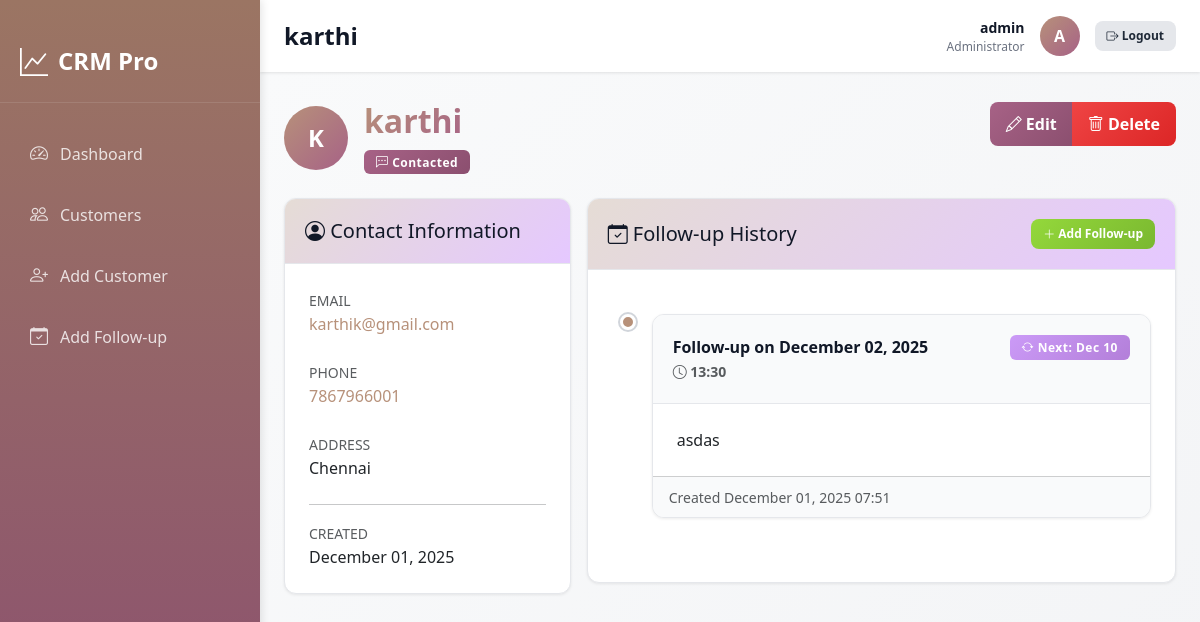
/customers/2/ (signed in), run on the app's committed database.
### myapp/models.py (models this page shows, shortened)
class Customer(models.Model):
    STATUS_CHOICES = [
        ('new', 'New'),
        ('contacted', 'Contacted'),
        ('converted', 'Converted'),
        ('lost', 'Lost'),
    ]
    name = models.CharField(max_length=100)
    phone = models.CharField(max_length=20)
    email = models.EmailField()
    address = models.TextField()
    status = models.CharField(max_length=20, choices=STATUS_CHOICES, default='new')
    created_at = models.DateTimeField(auto_now_add=True)
    class Meta:
        ordering = ['-created_at']

class FollowUp(models.Model):
    customer = models.ForeignKey(Customer, on_delete=models.CASCADE, related_name='followups')
    note = models.TextField()
    follow_up_date = models.DateTimeField()
    next_follow_up_date = models.DateTimeField(null=True, blank=True)
    created_at = models.DateTimeField(auto_now_add=True)
    class Meta:
        ordering = ['-follow_up_date']

### myapp/views.py (the view)
# urls.py: path('customers/<int:pk>/', views.customer_detail, name='customer_detail'),
@login_required(login_url='login')
def customer_detail(request, pk):
    customer = get_object_or_404(Customer, pk=pk)
    followups = customer.followups.all()
    context = {
        'customer': customer,
        'followups': followups,
    }
    return render(request, 'myapp/customer_detail.html', context)

### myapp/templates/myapp/customer_detail.html (shortened to what this page needs)
    {% extends 'myapp/base.html' %}
{% block header_title %}{{ customer.name }}{% endblock %}
{% block content %}
<div class="page-header mb-4">
    <div class="d-flex justify-content-between align-items-start">
        <div class="d-flex align-items-center gap-3 flex-grow-1">
            <div class="user-avatar" style="width: 64px; height: 64px; font-size: 24px;">
                {{ customer.name|first|upper }}
            </div>
            <div>
                <h1 class="mb-2">{{ customer.name }}</h1>
                <div>
                    {% if customer.status == 'new' %}
                    <span class="badge bg-info">
                        <i class="bi bi-star"></i> New
                    </span>
                    {% elif customer.status == 'contacted' %}
                    <span class="badge bg-warning">
                        <i class="bi bi-chat-left-dots"></i> Contacted
                    </span>
                    {% elif customer.status == 'converted' %}
                    <span class="badge bg-success">
                        <i class="bi bi-check-circle"></i> Converted
                    </span>
                    {% elif customer.status == 'lost' %}
                    <span class="badge bg-danger">
                        <i class="bi bi-x-circle"></i> Lost
                    </span>
                    {% endif %}
                </div>
            </div>
        </div>
        <div class="btn-group" role="group">
            <a href="{% url 'customer_edit' customer.pk %}" class="btn btn-warning">
                <i class="bi bi-pencil"></i> Edit
            </a>
            <a href="{% url 'customer_delete' customer.pk %}" class="btn btn-danger">
                <i class="bi bi-trash"></i> Delete
            </a>
        </div>
    </div>
</div>
<div class="row g-3 mb-4">
    <div class="col-lg-4">
        <div class="card">
            <div class="card-header">
                <h5 class="mb-0">
                    <i class="bi bi-person-circle"></i> Contact Information
                </h5>
            </div>
            <div class="card-body">
                <div class="mb-4">
                    <label class="small text-muted text-uppercase">Email</label>
                    <p class="mb-0">
                        <a href="mailto:{{ customer.email }}" class="text-decoration-none">
                            {{ customer.email }}
                        </a>
                    </p>
                </div>
                <div class="mb-4">
                    <label class="small text-muted text-uppercase">Phone</label>
                    <p class="mb-0">
                        <a href="tel:{{ customer.phone }}" class="text-decoration-none">
                            {{ customer.phone }}
                        </a>
                    </p>
                </div>
                <div class="mb-4">
                    <label class="small text-muted text-uppercase">Address</label>
                    <p class="mb-0">{{ customer.address }}</p>
                </div>
                <hr>
                <div class="mb-0">
                    <label class="small text-muted text-uppercase">Created</label>
                    <p class="mb-0">{{ customer.created_at|date:"F d, Y" }}</p>
                </div>
            </div>
        </div>
    </div>
    <div class="col-lg-8">
        <div class="card">
            <div class="card-header d-flex justify-content-between align-items-center">
                <h5 class="mb-0">
                    <i class="bi bi-calendar-check"></i> Follow-up History
                </h5>
                <a href="{% url 'followup_add_from_customer' customer.pk %}" class="btn btn-success btn-sm">
                    <i class="bi bi-plus-lg"></i> Add Follow-up
                </a>
            </div>
            <div class="card-body">
                {% if followups %}
                <div class="timeline">
                    {% for followup in followups %}
                    <div class="timeline-item">
                        <div class="card" style="border: 1px solid var(--gray-200);">
                            <div class="card-header" style="background: var(--gray-50); border-bottom: 1px solid var(--gray-200);">
                                <div class="d-flex justify-content-between align-items-start">
                                    <div>
                                        <strong>Follow-up on {{ followup.follow_up_date|date:"F d, Y" }}</strong>
                                        <br>
                                        <small class="text-muted">
                                            <i class="bi bi-clock"></i> {{ followup.follow_up_date|date:"H:i" }}
                                        </small>
                                    </div>
                                    {% if followup.next_follow_up_date %}
                                    <span class="badge bg-info">
                                        <i class="bi bi-arrow-repeat"></i>
                                        Next: {{ followup.next_follow_up_date|date:"M d" }}
                                    </span>
                                    {% endif %}
                                </div>
                            </div>
                            <div class="card-body">
                                <p class="mb-0">{{ followup.note }}</p>
                            </div>
                            <div class="card-footer" style="background: var(--gray-50);">
                                <small class="text-muted">
                                    Created {{ followup.created_at|date:"F d, Y H:i" }}
                                </small>
                            </div>
                        </div>
                    </div>
                    {% endfor %}
                </div>
                {% endif %}
            </div>
        </div>
    </div>
</div>
{% endblock %}

### myapp/templates/myapp/base.html (shortened to what this page needs)
<!DOCTYPE html>
<html lang="en">
<head>
    <link href="https://cdn.jsdelivr.net/npm/bootstrap@5.3.0/dist/css/bootstrap.min.css" rel="stylesheet">
    <link rel="stylesheet" href="https://cdn.jsdelivr.net/npm/bootstrap-icons@1.11.0/font/bootstrap-icons.css">
</head>
<body>
    <aside class="sidebar" id="sidebar">
        <div class="sidebar-brand">
            <i class="bi bi-graph-up"></i>
            <span>CRM Pro</span>
        </div>
        <ul class="nav flex-column">
            {% if user.is_authenticated %}
            <li class="nav-item">
                <a class="nav-link {% if request.resolver_match.url_name == 'dashboard' %}active{% endif %}"
                    href="{% url 'dashboard' %}">
                    <i class="bi bi-speedometer2"></i>
                    <span>Dashboard</span>
                </a>
            </li>
            <li class="nav-item">
                <a class="nav-link {% if request.resolver_match.url_name == 'customer_list' %}active{% endif %}"
                    href="{% url 'customer_list' %}">
                    <i class="bi bi-people"></i>
                    <span>Customers</span>
                </a>
            </li>
            <li class="nav-item">
                <a class="nav-link {% if request.resolver_match.url_name == 'customer_add' %}active{% endif %}"
                    href="{% url 'customer_add' %}">
                    <i class="bi bi-person-plus"></i>
                    <span>Add Customer</span>
                </a>
            </li>
            <li class="nav-item">
                <a class="nav-link {% if request.resolver_match.url_name == 'followup_add' %}active{% endif %}"
                    href="{% url 'followup_add' %}">
                    <i class="bi bi-calendar-check"></i>
                    <span>Add Follow-up</span>
                </a>
            </li>
            {% endif %}
        </ul>
    </aside>
    <header class="top-header">
        <div class="header-content">
            <div class="d-flex align-items-center gap-3">
                <h2 class="header-title mb-0">{% block header_title %}CRM System{% endblock %}</h2>
            </div>
            <div class="user-profile">
                {% if user.is_authenticated %}
                <div class="user-info">
                    <div class="user-name">{{ user.first_name|default:user.username }}</div>
                    <div class="user-role">Administrator</div>
                </div>
                <div class="user-avatar">{{ user.username|first|upper }}</div>
                <a href="{% url 'logout' %}" class="btn btn-secondary btn-sm">
                    <i class="bi bi-box-arrow-right"></i> Logout
                </a>
                {% else %}
                <a href="{% url 'login' %}" class="btn btn-primary btn-sm">
                    <i class="bi bi-box-arrow-in-right"></i> Login
                </a>
                {% endif %}
            </div>
        </div>
    </header>
    <main>
        {% block content %}{% endblock %}
    </main>
</body>
</html>

### data on the page
Customer: name "karthi", name|first "K", email "karthik@gmail.com", phone "7867966001", address "Chennai", created_at "December 01, 2025"
FollowUp: follow_up_date "December 02, 2025", follow_up_date "13:30", next_follow_up_date "Dec 10", note "asdas", created_at "December 01, 2025 07:51"

### other printed values
{{ user.first_name|default:user.username }} "admin"
{{ user.username|first|upper }} "A"
